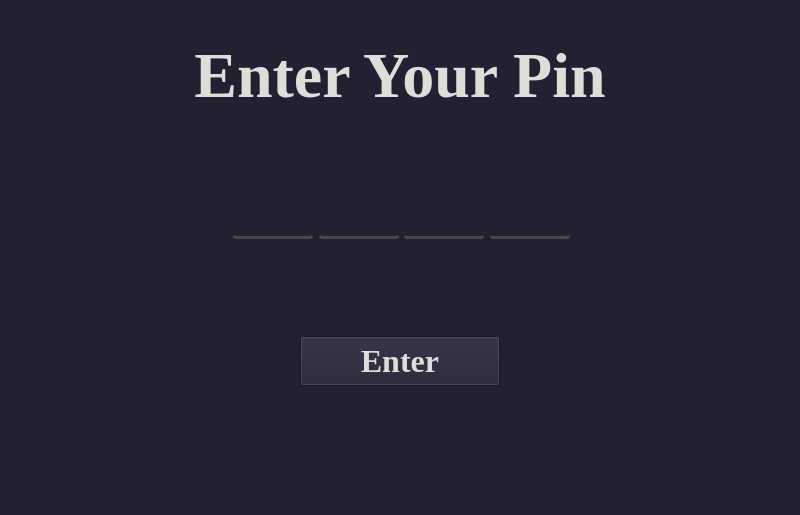
<?xml version="1.0" encoding="UTF-8"?>
<ui version="4.0">
 <class>lockScreen</class>
 <widget class="QMainWindow" name="lockScreen">
  <property name="geometry">
   <rect>
    <x>0</x>
    <y>0</y>
    <width>784</width>
    <height>515</height>
   </rect>
  </property>
  <property name="windowTitle">
   <string>lockScreen</string>
  </property>
  <property name="styleSheet">
   <string notr="true">background-color: #241F31;</string>
  </property>
  <widget class="QWidget" name="centralwidget">
   <property name="minimumSize">
    <size>
     <width>800</width>
     <height>400</height>
    </size>
   </property>
   <property name="styleSheet">
    <string notr="true">QLineEdit{
	background-color:transparent;
	border:none;
	border-bottom: 3px solid #484848;
	border-radius: 3px
}</string>
   </property>
   <layout class="QVBoxLayout" name="verticalLayout_4">
    <item>
     <layout class="QHBoxLayout" name="horizontalLayout_4">
      <item>
       <widget class="QLabel" name="label">
        <property name="sizePolicy">
         <sizepolicy hsizetype="Preferred" vsizetype="Preferred">
          <horstretch>0</horstretch>
          <verstretch>0</verstretch>
         </sizepolicy>
        </property>
        <property name="minimumSize">
         <size>
          <width>600</width>
          <height>100</height>
         </size>
        </property>
        <property name="maximumSize">
         <size>
          <width>800</width>
          <height>400</height>
         </size>
        </property>
        <property name="font">
         <font>
          <family>Times New Roman</family>
          <pointsize>48</pointsize>
          <weight>75</weight>
          <bold>true</bold>
         </font>
        </property>
        <property name="styleSheet">
         <string notr="true">font-family: Times New Roman;
font-weight:bold;
color: rgb(222, 221, 218);
margin-top:30px;

</string>
        </property>
        <property name="text">
         <string>Enter Your Pin</string>
        </property>
        <property name="alignment">
         <set>Qt::AlignCenter</set>
        </property>
       </widget>
      </item>
     </layout>
    </item>
    <item>
     <spacer name="verticalSpacer_3">
      <property name="orientation">
       <enum>Qt::Vertical</enum>
      </property>
      <property name="sizeHint" stdset="0">
       <size>
        <width>20</width>
        <height>40</height>
       </size>
      </property>
     </spacer>
    </item>
    <item>
     <layout class="QGridLayout" name="gridLayout">
      <item row="0" column="1">
       <layout class="QHBoxLayout" name="horizontalLayout">
        <property name="sizeConstraint">
         <enum>QLayout::SetMinimumSize</enum>
        </property>
        <item>
         <widget class="QLineEdit" name="Pin0">
          <property name="sizePolicy">
           <sizepolicy hsizetype="Expanding" vsizetype="Fixed">
            <horstretch>0</horstretch>
            <verstretch>0</verstretch>
           </sizepolicy>
          </property>
          <property name="minimumSize">
           <size>
            <width>80</width>
            <height>0</height>
           </size>
          </property>
          <property name="maximumSize">
           <size>
            <width>100</width>
            <height>100</height>
           </size>
          </property>
          <property name="font">
           <font>
            <pointsize>16</pointsize>
            <weight>75</weight>
            <bold>true</bold>
            <kerning>false</kerning>
           </font>
          </property>
          <property name="echoMode">
           <enum>QLineEdit::Password</enum>
          </property>
          <property name="alignment">
           <set>Qt::AlignCenter</set>
          </property>
         </widget>
        </item>
        <item>
         <widget class="QLineEdit" name="Pin1">
          <property name="sizePolicy">
           <sizepolicy hsizetype="Expanding" vsizetype="Fixed">
            <horstretch>0</horstretch>
            <verstretch>0</verstretch>
           </sizepolicy>
          </property>
          <property name="minimumSize">
           <size>
            <width>80</width>
            <height>0</height>
           </size>
          </property>
          <property name="maximumSize">
           <size>
            <width>80</width>
            <height>100</height>
           </size>
          </property>
          <property name="font">
           <font>
            <pointsize>16</pointsize>
            <weight>75</weight>
            <bold>true</bold>
            <kerning>false</kerning>
           </font>
          </property>
          <property name="echoMode">
           <enum>QLineEdit::Password</enum>
          </property>
          <property name="alignment">
           <set>Qt::AlignCenter</set>
          </property>
         </widget>
        </item>
        <item>
         <widget class="QLineEdit" name="Pin2">
          <property name="sizePolicy">
           <sizepolicy hsizetype="Expanding" vsizetype="Fixed">
            <horstretch>0</horstretch>
            <verstretch>0</verstretch>
           </sizepolicy>
          </property>
          <property name="minimumSize">
           <size>
            <width>80</width>
            <height>0</height>
           </size>
          </property>
          <property name="maximumSize">
           <size>
            <width>80</width>
            <height>100</height>
           </size>
          </property>
          <property name="font">
           <font>
            <pointsize>16</pointsize>
            <weight>75</weight>
            <bold>true</bold>
            <kerning>false</kerning>
           </font>
          </property>
          <property name="echoMode">
           <enum>QLineEdit::Password</enum>
          </property>
          <property name="alignment">
           <set>Qt::AlignCenter</set>
          </property>
         </widget>
        </item>
        <item>
         <widget class="QLineEdit" name="Pin3">
          <property name="sizePolicy">
           <sizepolicy hsizetype="Expanding" vsizetype="Fixed">
            <horstretch>0</horstretch>
            <verstretch>0</verstretch>
           </sizepolicy>
          </property>
          <property name="minimumSize">
           <size>
            <width>80</width>
            <height>0</height>
           </size>
          </property>
          <property name="maximumSize">
           <size>
            <width>80</width>
            <height>16777215</height>
           </size>
          </property>
          <property name="font">
           <font>
            <pointsize>16</pointsize>
            <weight>75</weight>
            <bold>true</bold>
            <kerning>false</kerning>
           </font>
          </property>
          <property name="echoMode">
           <enum>QLineEdit::Password</enum>
          </property>
          <property name="alignment">
           <set>Qt::AlignCenter</set>
          </property>
         </widget>
        </item>
       </layout>
      </item>
      <item row="0" column="2">
       <widget class="QFrame" name="frame_2">
        <property name="sizePolicy">
         <sizepolicy hsizetype="MinimumExpanding" vsizetype="Ignored">
          <horstretch>0</horstretch>
          <verstretch>0</verstretch>
         </sizepolicy>
        </property>
        <property name="styleSheet">
         <string notr="true">border:transparent</string>
        </property>
        <property name="frameShape">
         <enum>QFrame::StyledPanel</enum>
        </property>
        <property name="frameShadow">
         <enum>QFrame::Raised</enum>
        </property>
        <layout class="QVBoxLayout" name="verticalLayout">
         <item>
          <spacer name="horizontalSpacer_5">
           <property name="orientation">
            <enum>Qt::Horizontal</enum>
           </property>
           <property name="sizeType">
            <enum>QSizePolicy::Preferred</enum>
           </property>
           <property name="sizeHint" stdset="0">
            <size>
             <width>198</width>
             <height>198</height>
            </size>
           </property>
          </spacer>
         </item>
        </layout>
       </widget>
      </item>
      <item row="0" column="0">
       <widget class="QFrame" name="frame">
        <property name="sizePolicy">
         <sizepolicy hsizetype="MinimumExpanding" vsizetype="Ignored">
          <horstretch>0</horstretch>
          <verstretch>0</verstretch>
         </sizepolicy>
        </property>
        <property name="styleSheet">
         <string notr="true">border:transparent</string>
        </property>
        <property name="frameShape">
         <enum>QFrame::StyledPanel</enum>
        </property>
        <property name="frameShadow">
         <enum>QFrame::Raised</enum>
        </property>
        <layout class="QVBoxLayout" name="verticalLayout_2">
         <item>
          <spacer name="horizontalSpacer_3">
           <property name="orientation">
            <enum>Qt::Horizontal</enum>
           </property>
           <property name="sizeType">
            <enum>QSizePolicy::Preferred</enum>
           </property>
           <property name="sizeHint" stdset="0">
            <size>
             <width>200</width>
             <height>8</height>
            </size>
           </property>
          </spacer>
         </item>
        </layout>
       </widget>
      </item>
     </layout>
    </item>
    <item>
     <spacer name="verticalSpacer_2">
      <property name="orientation">
       <enum>Qt::Vertical</enum>
      </property>
      <property name="sizeHint" stdset="0">
       <size>
        <width>20</width>
        <height>40</height>
       </size>
      </property>
     </spacer>
    </item>
    <item>
     <layout class="QHBoxLayout" name="horizontalLayout_2">
      <property name="sizeConstraint">
       <enum>QLayout::SetFixedSize</enum>
      </property>
      <item>
       <spacer name="horizontalSpacer_2">
        <property name="orientation">
         <enum>Qt::Horizontal</enum>
        </property>
        <property name="sizeHint" stdset="0">
         <size>
          <width>40</width>
          <height>20</height>
         </size>
        </property>
       </spacer>
      </item>
      <item>
       <widget class="QPushButton" name="pushButton">
        <property name="sizePolicy">
         <sizepolicy hsizetype="Expanding" vsizetype="Preferred">
          <horstretch>0</horstretch>
          <verstretch>0</verstretch>
         </sizepolicy>
        </property>
        <property name="minimumSize">
         <size>
          <width>100</width>
          <height>50</height>
         </size>
        </property>
        <property name="maximumSize">
         <size>
          <width>200</width>
          <height>400</height>
         </size>
        </property>
        <property name="font">
         <font>
          <family>Times New Roman</family>
          <pointsize>24</pointsize>
          <weight>75</weight>
          <bold>true</bold>
         </font>
        </property>
        <property name="styleSheet">
         <string notr="true">font-family: Times New Roman;
font-weight:bold;
color: rgb(222, 221, 218);


</string>
        </property>
        <property name="text">
         <string>Enter</string>
        </property>
       </widget>
      </item>
      <item>
       <spacer name="horizontalSpacer">
        <property name="orientation">
         <enum>Qt::Horizontal</enum>
        </property>
        <property name="sizeHint" stdset="0">
         <size>
          <width>40</width>
          <height>20</height>
         </size>
        </property>
       </spacer>
      </item>
     </layout>
    </item>
    <item>
     <widget class="QFrame" name="frame_3">
      <property name="sizePolicy">
       <sizepolicy hsizetype="Preferred" vsizetype="MinimumExpanding">
        <horstretch>0</horstretch>
        <verstretch>0</verstretch>
       </sizepolicy>
      </property>
      <property name="styleSheet">
       <string notr="true">border:transparent</string>
      </property>
      <property name="frameShape">
       <enum>QFrame::StyledPanel</enum>
      </property>
      <property name="frameShadow">
       <enum>QFrame::Raised</enum>
      </property>
      <layout class="QVBoxLayout" name="verticalLayout_3">
       <item>
        <spacer name="verticalSpacer">
         <property name="orientation">
          <enum>Qt::Vertical</enum>
         </property>
         <property name="sizeType">
          <enum>QSizePolicy::MinimumExpanding</enum>
         </property>
         <property name="sizeHint" stdset="0">
          <size>
           <width>720</width>
           <height>59</height>
          </size>
         </property>
        </spacer>
       </item>
      </layout>
     </widget>
    </item>
   </layout>
  </widget>
  <widget class="QMenuBar" name="menubar">
   <property name="geometry">
    <rect>
     <x>0</x>
     <y>0</y>
     <width>784</width>
     <height>22</height>
    </rect>
   </property>
  </widget>
  <widget class="QStatusBar" name="statusbar"/>
 </widget>
 <tabstops>
  <tabstop>Pin0</tabstop>
  <tabstop>Pin1</tabstop>
  <tabstop>Pin2</tabstop>
  <tabstop>Pin3</tabstop>
  <tabstop>pushButton</tabstop>
 </tabstops>
 <resources/>
 <connections/>
</ui>
